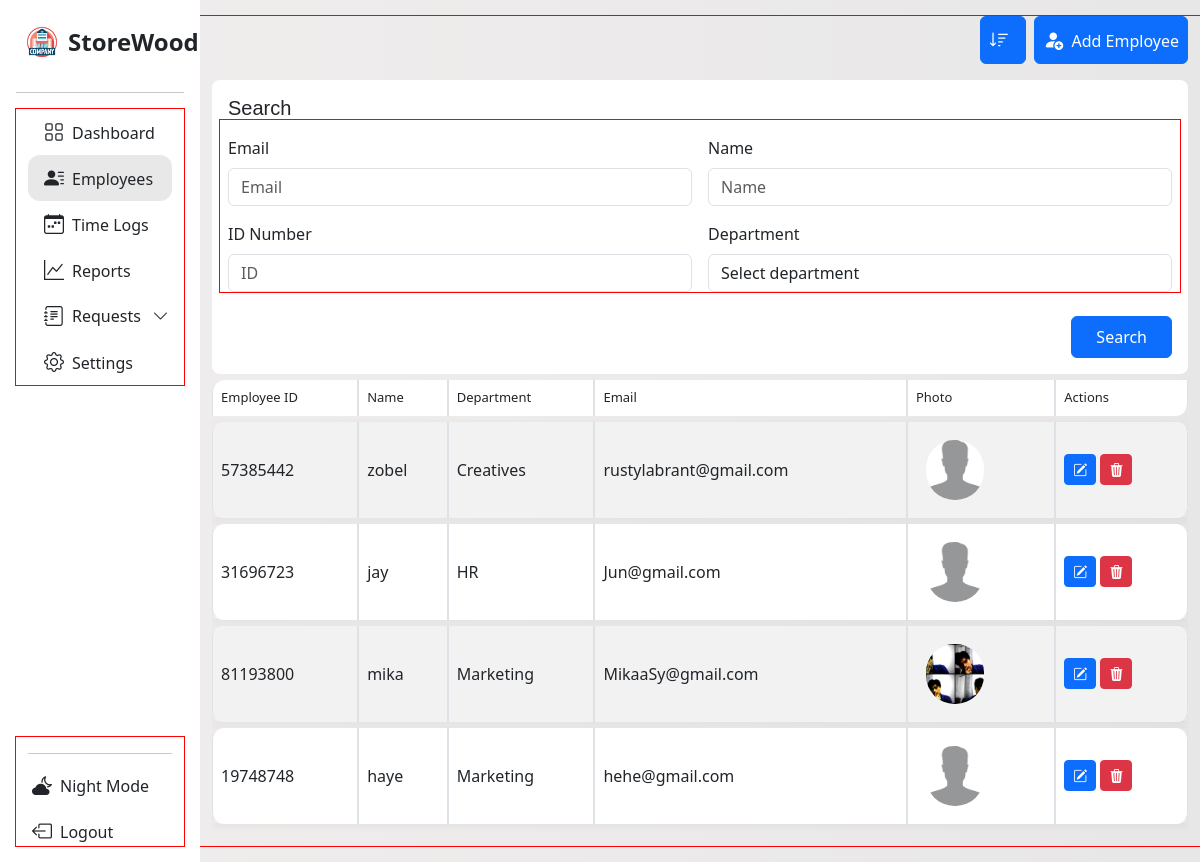
/employee_management?sort_by=department, run on the app's committed database.
### tables this page shows
CREATE TABLE employee 
                            (id INTEGER PRIMARY KEY AUTOINCREMENT,
                            employee_id TEXT, name TEXT, department TEXT,
                            photo_path TEXT, time_in TEXT, email TEXT);

### App/main.py (the view)
@app.route('/employee_management')
def employees_management():
    sort_by = request.args.get('sort_by')
    valid_fields = ['name', 'department', 'email']
    query = '''SELECT employee_id, name, department, email, photo_path, id FROM employee'''
    if sort_by in valid_fields:
        query += f' ORDER BY {sort_by} COLLATE NOCASE'
    try:
        with sqlite3.connect(db.connect_employee()) as con:
            cur = con.cursor()
            cur.execute(query)
            employee = cur.fetchall()
    except sqlite3.Error as e:
        print("Fetch error:", e)
        employee = []
    return render_template('e_manage.html', employee=employee, field=sort_by, page='requests', subpage='new')

### App/database.py (called while the page is built)
    def connect_employee(self):
        return self.employee_database

### App/templates/e_manage.html (shortened to what this page needs)
<!DOCTYPE html>
<html lang="en">
<head>
  <link rel="stylesheet" href="{{ url_for('static', filename='dash.css') }}">
  <link rel="stylesheet" href="{{ url_for('static', filename='manage.css') }}">
  <link href="https://cdn.jsdelivr.net/npm/bootstrap-icons@1.11.3/font/bootstrap-icons.css" rel="stylesheet">
  <link href='https://unpkg.com/boxicons@2.1.4/css/boxicons.min.css' rel='stylesheet'>
  <link href="https://cdn.jsdelivr.net/npm/bootstrap@5.3.0/dist/css/bootstrap.min.css" rel="stylesheet">
</head>
<body>
<div class="container-fluid overflow-hidden">
  <div class="row vh-100 overflow-auto">
     <nav id="sidebarMenu" class="col-12 col-sm-4 col-md-3 col-lg-3 col-xl-2 bg-col px-0 position-sticky sticky-top">
  <div class="d-flex w-100 flex-column p-3 align-items-sm-start pt-4 h-100">
    <a href="/" class="d-flex align-items-center mb-3 text-dark text-decoration-none w-100 px-2">
      <img src="{{ url_for('static', filename='img/company.png') }}?v=2" alt="Logo" width="36" height="36" class="me-2">
      <span class="fs-4 fw-semibold">StoreWood</span>
    </a>
    <hr class="w-100">
    <ul class="nav nav-pills flex-column mb-auto w-100" id="menu">
      <div class="container con-li">
        <li class="nav-item">
          <a href="{{ url_for('management') }}" class="nav-link text-dark">
            <i class="fs-5 bi bi-grid"></i><span class="ms-2">Dashboard</span>
          </a>
        </li>
        <li class="nav-item">
          <a class="nav-link text-dark {% if page == 'requests' %}active-page{% endif %}" href="{{ url_for('employees_management') }}">
            <i class="bi bi-person-lines-fill fs-5"></i><span class="ms-2">Employees</span>
          </a>
        </li>
        <li>
          <a href="#" class="nav-link text-dark">
            <i class="bi bi-calendar-week fs-5"></i><span class="ms-2">Time Logs</span>
          </a>
        </li>
        <li>
          <a href="#" class="nav-link text-dark">
            <i class="fs-5 bi bi-graph-up"></i><span class="ms-2">Reports</span>
          </a>
        </li>
      <li class="nav-item">
        <a class="nav-link d-flex justify-content-between align-items-center text-dark"
          data-bs-toggle="collapse" href="#requestsSubMenu"  role="button"
          aria-expanded="false" aria-controls="requestsSubMenu">
          <span class="d-flex align-items-center gap-2 flex-grow-1">
            <i class="fs-5 bi bi-journal-text"></i>
            <span class="text-truncate">Requests</span>
          </span>
          <i class="bi bi-chevron-down arrow-icon ms-2"></i>
        </a>
      </li>
        <li>
          <a href="#" class="nav-link text-dark">
            <i class="fs-5 bi bi-gear"></i><span class="ms-2">Settings</span>
          </a>
        </li>
      </div>
    </ul>
    <div class="container mt-auto">
      <hr class="w-100">
      <a href="{{ url_for('admin_login') }}" class="nav-link text-dark mt-3">
        <i class="bi bi-cloud-moon-fill fs-5 ms-1"></i><span class="ms-2">Night Mode</span>
      </a>
      <a href="{{ url_for('admin_login') }}" class="nav-link text-dark mt-3">
        <i class="bi bi-box-arrow-left fs-5 ms-1"></i><span class="ms-2">Logout</span>
      </a>
    </div>
  </div>
</nav>
<div class="col d-flex flex-column w-50">
<div class="row mb-3 mt-3">
  <div class="col-12 d-flex justify-content-end flex-wrap gap-2 gap-md-0">
       <div class="d-flex flex-row align-items-center gap-2 mb-3 flex-wrap">
      <div>
        <div class="dropdown">
          <button class="btn btn-primary p-2 pe-3" type="button" title="Dropdown" id="sortDropdown" data-bs-toggle="dropdown" aria-expanded="false">
            <i class="bi bi-sort-down fs-5"></i>
          </button>
        </div>
      </div>
      <div>
        <a href="{{ url_for('add_employee') }}">
          <button class="btn btn-primary p-2" type="button">
            <i class="bi bi-person-fill-add fs-5"></i> <span class="ms-1">Add Employee</span>
          </button>
        </a>
      </div>
    </div>
      <div class="col-12">
        <form action="{{ url_for('search_employee') }}" method="get" class="rounded-3 p-3" style="background-color: white;">
          <p class="search-txt h5 mb-3">Search</p>
          <div class="row g-3">
            <div class="col-md-6">
              <label for="e-email" class="form-label">Email</label>
              <input name="email" value="{{ email or '' }}" type="email" id="e-email" class="form-control" placeholder="Email">
            </div>
            <div class="col-md-6">
              <label for="e-name" class="form-label">Name</label>
              <input name="name" value="{{ name or '' }}" type="text" id="e-name" class="form-control" placeholder="Name">
            </div>
            <div class="col-md-6">
              <label for="e-id" class="form-label">ID Number</label>
              <input name="identification-number" value="{{ iden_num or '' }}" type="text" id="e-id" class="form-control" placeholder="ID">
            </div>
            <div class="col-md-6">
              <label for="e-dept" class="form-label">Department</label>
              <select id="e-dept" class="form-control" name="department">
                <option selected disabled>Select department</option>
              </select>
            </div>
          </div>
          <div class="d-flex justify-content-end mt-4">
            <button type="submit" class="btn btn-primary px-4 py-2">Search</button>
          </div>
        </form>
      </div>
  <div class="col-12">
    <div class="table-responsive">
      <table class="table table-striped table-bordered custom-table">
        <thead class="head">
          <tr>
            <th>Employee ID</th>
            <th>Name</th>
            <th>Department</th>
            <th>Email</th>
            <th>Photo</th>
            <th>Actions</th>
          </tr>
        </thead>
        <tbody>
          {% if employee %}
            {% for emp in employee %}
              <tr>
                <td>{{ emp[0] }}</td>
                <td>{{ emp[1] }}</td>
                <td>{{ emp[2] }}</td>
                <td>{{ emp[3] }}</td>
                <td>
                  {% if emp[4] %}
                    <img class="employee-photos" src="{{ url_for('static', filename=emp[4]) }}" width="100" alt="Employee Photo">
                  {% endif %}
                </td>
                <td>
                  <a href="{{ url_for('edit_employees_profile', id=emp[5]) }}" class="btn btn-primary btn-sm"><i class="bi bi-pencil-square"></i></a>
                  <a href="{{ url_for('delete_employee_profile', id=emp[5]) }}" class="btn btn-danger btn-sm"><i class="bi bi-trash3-fill"></i></a>
                </td>
              </tr>
            {% endfor %}
          {% else %}
            <tr>
              <td colspan="6" class="text-center">No employee found.</td>
            </tr>
          {% endif %}
        </tbody>
      </table>
    </div>
  </div>
</div>
    </div>
  </div>
</div>
</body>
</html>

### App/static/dash.css (style rules this page uses)
* { scrollbar-width: none; }
body { background: linear-gradient(to right, #f0eded, #e8e7e7); overflow: hidden; scrollbar-width: none; height: 100%; }
*, *::before, *::after { box-sizing: border-box; }
.bg-col { background-color: rgb(255, 255, 255) !important; }
.dropdown { width: 100%; z-index: 100; }
.custom-table { border-collapse: separate !important; border-spacing: 0 6px; height: 30px; border-radius: 10px; overflow-y: scroll; }
.custom-table tbody tr td, .custom-table tbody tr th { height: 70px; vertical-align: middle; }
.custom-table tbody tr { background-color: #fff; box-shadow: 0 2px 8px rgba(0, 0, 0, 0.05); }
.custom-table tbody tr td:first-child, .custom-table tbody tr th:first-child { border-top-left-radius: 12px; border-bottom-left-radius: 12px; }
.custom-table tbody tr td:last-child { border-top-right-radius: 12px; border-bottom-right-radius: 12px; }
.custom-table thead th:first-child { border-top-left-radius: 12px; }
.custom-table thead th:last-child { border-bottom-right-radius: 12px; }
thead.head th { font-size: small; font-weight: 500; }
.bg-col { background-color: white; }
.bg-col ul li { min-width: 140px; max-width: 100%; width: auto; }
#sidebarMenu { height: 100vh; overflow-y: scroll; overflow-x: hidden; position: sticky; top: 0; scrollbar-width: none; -ms-overflow-style: none; }
.nav-link.active-page { background-color: rgba(107, 104, 104, 0.15); border-radius: 12px; }
.bg-col ul#menu > .con-li > li > .nav-link:hover, .bg-col ul#menu > .con-li > li > .nav-link.active-page { background-color: rgba(107, 104, 104, 0.15) !important; border-radius: 12px; transition: 0.3s; }
main, .container, .row, .col { outline: 1px solid red; }
.search-txt { font-weight: 400; font-family: 'Gill Sans', 'Gill Sans MT', Calibri, 'Trebuchet MS', sans-serif; }
#sortDropdown i { font-size: 20px; }
.arrow-icon { transition: transform 0.3s ease; display: inline-block; position: relative; width: 1.2em; text-align: center; }
.arrow-icon::before { content: ''; display: inline-block; width: 0; }

### App/static/manage.css (style rules this page uses)
.employee-photos { padding: 10px; width: 4.9rem; height: 5rem; border-radius: 2.4em; object-fit: cover; }

### data on the page
employee: employee "57385442", name "zobel", department "Creatives", email "rustylabrant@gmail.com", photo_path (placeholder picture)
employee: employee "31696723", name "jay", department "HR", email "Jun@gmail.com", photo_path (placeholder picture)
employee: employee "81193800", name "mika", department "Marketing", email "MikaaSy@gmail.com", photo_path (picture)
employee: employee "19748748", name "haye", department "Marketing", email "hehe@gmail.com", photo_path (placeholder picture)
